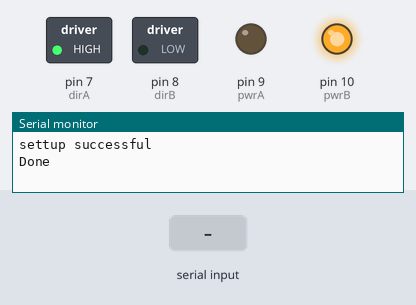
Bench run of a sketch on a simulated Arduino Uno, built with avr-gcc and run on an emulated ATmega328P. Parts: switched loads named in the sketch (green lamp = pin HIGH), output pins drawn as LEDs (lit = HIGH), the last lines printed to the serial monitor. The test bench sets the inputs (shaded band).

Above: at 1.2 s.
1.3 s: "90,45\n" received over Serial
At 2.5 s:
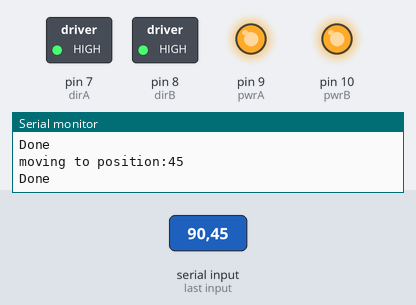
4.3 s: "30,150\n" received over Serial
At 4.41 s:
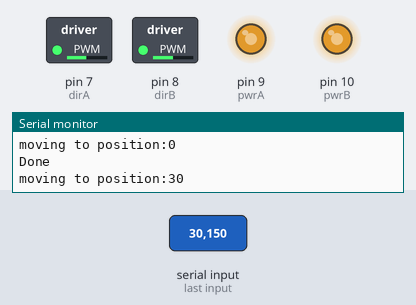
Timing chart, 0 to 8.8 s (numbered marks = the images above; inputs shaded):
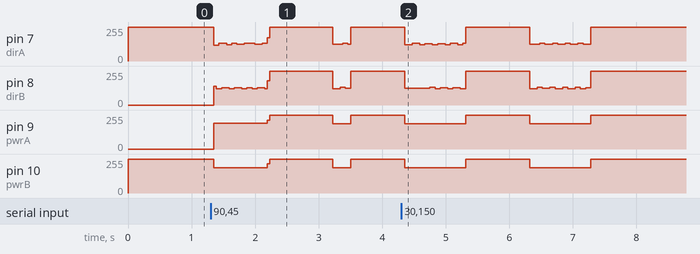

The sketch:

motortestscketch.ino
```cpp
//open up the serial monitor and give the motor a position to go to.
//the motor will go to that position and stop
//test going forward and backwards

#define dirA 7
#define dirB 8
#define pwrA 9
#define pwrB 10


#define movespeed 800 //change the speed here, there exists a minumum for most motors

void setup() {
  pinMode(dirA,OUTPUT);
  pinMode(dirB,OUTPUT);
  pinMode(pwrA,OUTPUT);
  pinMode(pwrB,OUTPUT);//2 tied to 6; 4 tied to 8
  digitalWrite(dirA,HIGH);//HHLL
  digitalWrite(dirA,HIGH);
  digitalWrite(pwrB,HIGH);
  digitalWrite(pwrB,HIGH);
  Serial.begin(9600);
  Serial.println("settup successful");
}

long motorPos=0;
long motorTarget;
void loop() {
  Serial.println("Done");
  motorTarget=recieveOneChar();
  Serial.print("moving to position:");
  Serial.print(motorTarget);
  Serial.print("\n");
  while (motorPos<motorTarget)
    moveMotorUp();
  while (motorPos>motorTarget)
    moveMotorDown();
}

long recieveOneChar(){
  while (Serial.available()==0);//wait until Serial has something to read.
   return Serial.parseInt();
}//FOR TEMP READS

void moveMotorUp(){//ends at 1,1 & HHHH
  delayMicroseconds(movespeed);
  digitalWrite(pwrA,LOW);
  digitalWrite(dirA,LOW);//(-1),1
  delayMicroseconds(movespeed);
  digitalWrite(pwrA,HIGH);//-1,1
  delayMicroseconds(movespeed);
  digitalWrite(pwrB,LOW);
  digitalWrite(dirB,LOW);//-1,(-1)
  delayMicroseconds(movespeed);
  digitalWrite(pwrB,HIGH);//-1,-1
  delayMicroseconds(movespeed);
  digitalWrite(pwrA,LOW);
  digitalWrite(dirA,HIGH);//(1),-1
  delayMicroseconds(movespeed);
  digitalWrite(pwrA,HIGH);//1,-1
  delayMicroseconds(movespeed);
  digitalWrite(pwrB,LOW);
  digitalWrite(dirB,HIGH);//1,(1)
  delayMicroseconds(movespeed);
  digitalWrite(pwrB,HIGH);//1,1
  motorPos++;
}

void moveMotorDown(){
  delayMicroseconds(movespeed);
  digitalWrite(pwrB,LOW);
  digitalWrite(dirB,LOW);//1,(-1)
  delayMicroseconds(movespeed);
  digitalWrite(pwrB,HIGH);//1,-1
  delayMicroseconds(movespeed);
  digitalWrite(pwrA,LOW);
  digitalWrite(dirA,LOW);//(-1),-1
  delayMicroseconds(movespeed);
  digitalWrite(pwrA,HIGH);//-1,-1
  delayMicroseconds(movespeed);
  digitalWrite(pwrB,LOW);
  digitalWrite(dirB,HIGH);//-1,(1)
  delayMicroseconds(movespeed);
  digitalWrite(pwrB,HIGH);//-1,1
  delayMicroseconds(movespeed);
  digitalWrite(pwrA,LOW);
  digitalWrite(dirA,HIGH);//(1),1
  delayMicroseconds(movespeed);
  digitalWrite(pwrA,HIGH);//1,1
  motorPos--;
}
```

Measured:
- after the input at 1.3 s, pin 9 (pwrA): 0/255 → 193/255 after 0.05 s, → 255/255 0.84 s later, → 191/255 1.0 s later, → 255/255 0.28 s later; pin 10 (pwrB): 255/255 → 189/255 after 0.05 s, → 255/255 0.84 s later, → 188/255 1.0 s later, → 255/255 0.28 s later
- after the input at 4.3 s, pin 9 (pwrA): 255/255 → 188/255 after 0.05 s, → 255/255 0.96 s later, → 190/255 1.0 s later, → 255/255 0.96 s later; pin 10 (pwrB): 255/255 → 191/255 after 0.05 s, → 255/255 0.96 s later, → 188/255 1.0 s later, → 255/255 0.96 s later
